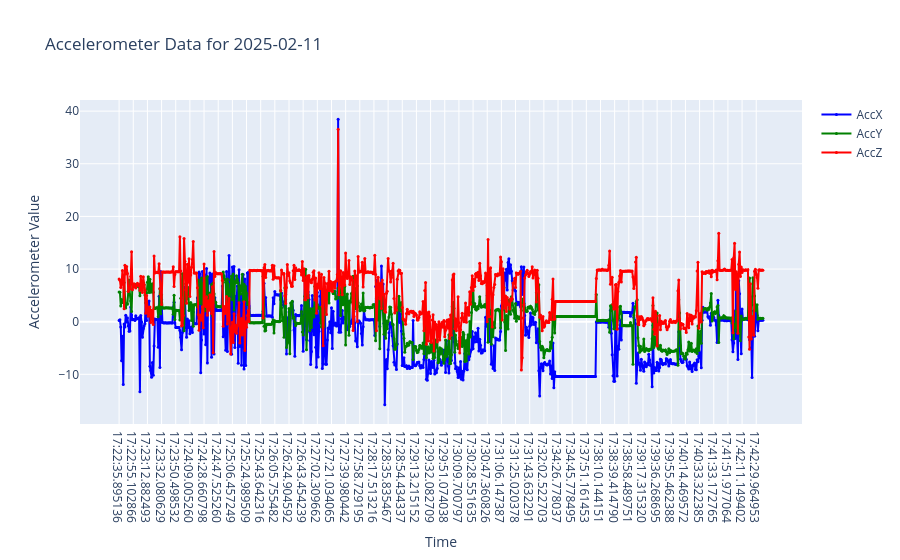

The cell this chart's notebook holds for it:
### Markdown cell above
###### Represents the movement of an object or device in three-dimensional space, using the accelerometer data for the three axes: X, Y, and Z

### Code cell
# Assuming df is your DataFrame and it has 'date' and 'time' columns
# Convert 'date' column to string and 'time' column to string before concatenation
df['datetime'] = pd.to_datetime(df['date'].astype(str) + ' ' + df['time'].astype(str))

# Extract 'time' and 'date' separately from 'datetime'
df['time'] = df['datetime'].dt.time
df['date'] = df['datetime'].dt.date

# Set a date for filtering (change it to the desired date)
date_filter = '2025-02-11'  # Set the date you want to filter by
filtered_df = df[df['date'] == pd.to_datetime(date_filter).date()]

# Create the 2D scatter plot with time as the x-axis
fig = go.Figure()

# Add scatter trace for AccX vs Time
fig.add_trace(go.Scatter(
    x=filtered_df['time'], 
    y=filtered_df['accX'],
    mode='lines+markers',
    name='AccX',
    marker=dict(size=3, color='blue')
))

# Add scatter trace for AccY vs Time
fig.add_trace(go.Scatter(
    x=filtered_df['time'], 
    y=filtered_df['accY'],
    mode='lines+markers',
    name='AccY',
    marker=dict(size=3, color='green')
))

# Add scatter trace for AccZ vs Time
fig.add_trace(go.Scatter(
    x=filtered_df['time'], 
    y=filtered_df['accZ'],
    mode='lines+markers',
    name='AccZ',
    marker=dict(size=3, color='red')
))

# Update layout with titles
fig.update_layout(
    title=f"Accelerometer Data for {date_filter}",
    xaxis_title="Time",
    yaxis_title="Accelerometer Value",
    showlegend=True
)

# Show the plot
fig.show()

### Figure 1 — Plotly figure (JSON) as saved in the notebook; plotly's stock layout.template omitted (floating-point values rounded to 4 significant figures; data arrays with more than 128 entries replaced by an {"elided": "..."} marker saying what was removed)
{"data": [{"marker": {"color": "blue", "size": 3}, "mode": "lines+markers", "name": "AccX", "type": "scatter", "x": {"elided": "774 str values"}, "y": {"elided": "774 float values"}}, {"marker": {"color": "green", "size": 3}, "mode": "lines+markers", "name": "AccY", "type": "scatter", "x": {"elided": "774 str values"}, "y": {"elided": "774 float values"}}, {"marker": {"color": "red", "size": 3}, "mode": "lines+markers", "name": "AccZ", "type": "scatter", "x": {"elided": "774 str values"}, "y": {"elided": "774 float values"}}], "layout": {"showlegend": true, "title": {"text": "Accelerometer Data for 2025-02-11"}, "xaxis": {"title": {"text": "Time"}}, "yaxis": {"title": {"text": "Accelerometer Value"}}}}
